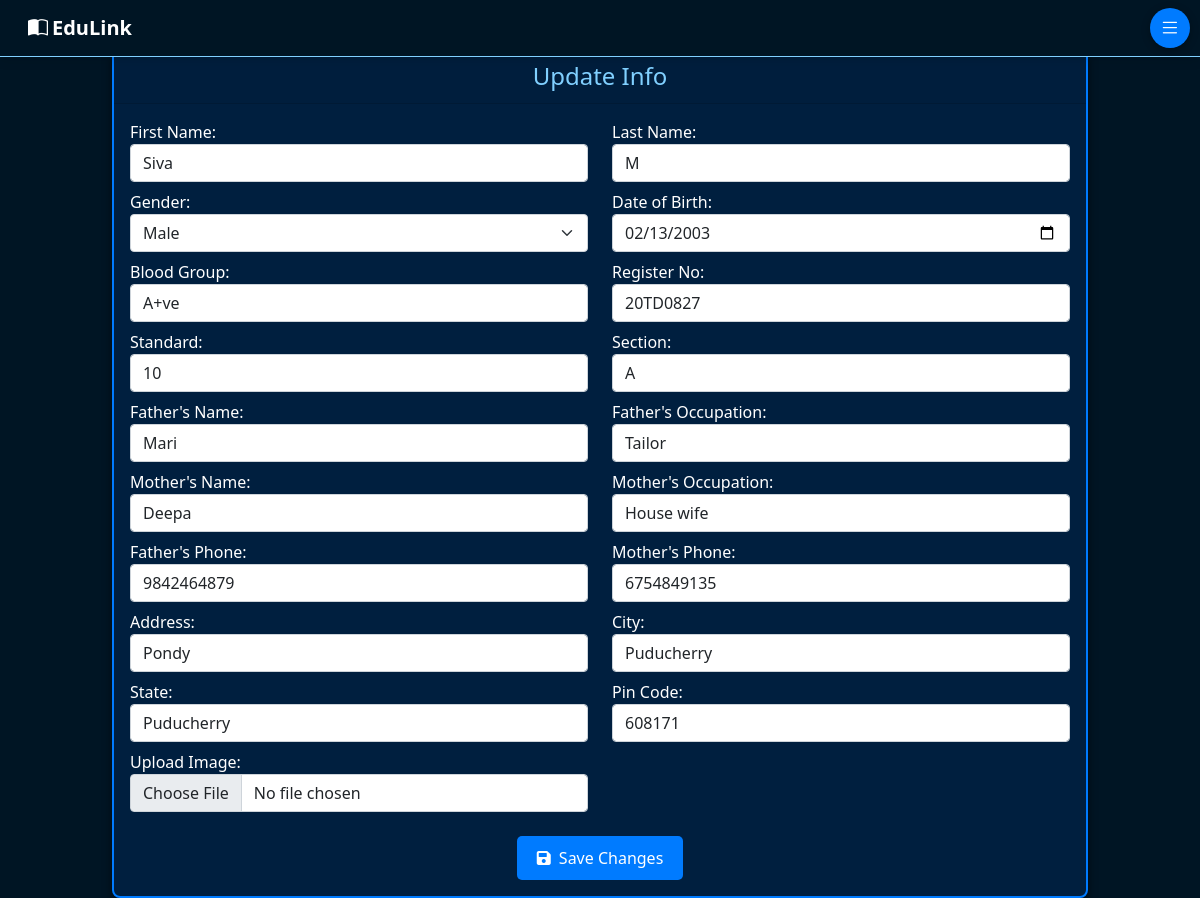
The app's page /student_update/3/ with its own data.
### Edulink/models.py (models this page shows, shortened)
class Student(models.Model):
    GENDER_CHOICES = [
        ('male', 'Male'),
        ('female', 'Female'),
    ]
    f_name = models.CharField(max_length=50)
    l_name = models.CharField(max_length=50)
    gender = models.CharField(max_length=6, choices=GENDER_CHOICES)
    blood_group = models.CharField(max_length=5)
    DoB = models.DateField()
    standard = models.IntegerField()
    section = models.CharField(max_length=1)
    father_name = models.CharField(max_length=50)
    father_occupation = models.CharField(max_length=15)
    mother_occupation = models.CharField(max_length=15)
    mother_name = models.CharField(max_length=50)
    mother_phone = models.CharField(max_length=12)
    register_no = models.CharField(max_length=10)
    father_phone = models.CharField(max_length=12)
    address = models.TextField()
    city = models.CharField(max_length=20)
    state = models.CharField(max_length=20)
    pin_code = models.CharField(max_length=6)
    image = models.ImageField(upload_to='student_images/',null=True, blank=True)

### Edulink/views.py (the view, shortened to what this page needs)
# urls.py: path('student_update/<int:id>/',views.student_update, name='student_update'),
def student_update(request,id):
    try:
        stud = Student.objects.get(id=id)
    except Staff.DoesNotExist:
        messages.error(request,'Student not found ')
    form = StudentProfileForm(instance=stud)
    return render(request,'student_update.html',{'stud':stud,'form':form})

### template/student_update.html (shortened to what this page needs)
{% extends 'index.html' %}
{% load static %}
{% block content %}
<div id="mainContent" class="main-content container-fluid mt-5">
    <div class="row d-flex justify-content-center mt-5">
        <div class="col-sm-12 col-md-10 ">
            <div class="card w-100">
                <div class="card-header d-flex justify-content-center mb-0">
                    <h4 class="py-1">Update Info</h4>
            </div>
                <div class="card-body">
                    <form method="post" enctype="multipart/form-data" action="{% url 'student_update' stud.id %}">
                        <div class="row mb-2">
                            <div class="col-md-6">
                                <label for="f_name">First Name:</label>
                                {{ form.f_name }}
                            </div>
                            <div class="col-md-6">
                                <label for="l_name">Last Name:</label>
                                {{ form.l_name }}
                            </div>
                        </div>
                        <div class="row mb-2">
                            <div class="col-md-6">
                                <label for="gender">Gender:</label>
                                {{ form.gender }}
                            </div>
                            <div class="col-md-6">
                                <label for="DoB">Date of Birth:</label>
                                {{ form.DoB }}
                            </div>
                        </div>
                        <div class="row mb-2">
                            <div class="col-md-6">
                                <label for="blood_group">Blood Group:</label>
                                {{ form.blood_group }}
                            </div>
                            <div class="col-md-6">
                                <label for="register_no">Register No:</label>
                                {{ form.register_no }}
                            </div>
                        </div>
                        <div class="row mb-2">
                            <div class="col-md-6">
                                <label for="standard">Standard:</label>
                                {{ form.standard }}
                            </div>
                            <div class="col-md-6">
                                <label for="section">Section:</label>
                                {{ form.section }}
                            </div>
                        </div>
                        <div class="row mb-2">
                            <div class="col-md-6">
                                <label for="father_name">Father's Name:</label>
                                {{ form.father_name }}
                            </div>
                            <div class="col-md-6">
                                <label for="father_occupation">Father's Occupation:</label>
                                {{ form.father_occupation }}
                            </div>
                        </div>
                        <div class="row mb-2">
                            <div class="col-md-6">
                                <label for="mother_name">Mother's Name:</label>
                                {{ form.mother_name }}
                            </div>
                            <div class="col-md-6">
                                <label for="mother_occupation">Mother's Occupation:</label>
                                {{ form.mother_occupation }}
                            </div>
                        </div>
                        <div class="row mb-2">
                            <div class="col-md-6">
                                <label for="father_phone">Father's Phone:</label>
                                {{ form.father_phone }}
                            </div>
                            <div class="col-md-6">
                                <label for="mother_phone">Mother's Phone:</label>
                                {{ form.mother_phone }}
                            </div>
                        </div>
                        <div class="row mb-2">
                            <div class="col-md-6">
                                <label for="address">Address:</label>
                                {{ form.address }}
                            </div>
                            <div class="col-md-6">
                                <label for="city">City:</label>
                                {{ form.city }}
                            </div>
                        </div>
                        <div class="row mb-2">
                            <div class="col-md-6">
                                <label for="state">State:</label>
                                {{ form.state }}
                            </div>
                            <div class="col-md-6">
                                <label for="pin_code">Pin Code:</label>
                                {{ form.pin_code }}
                            </div>
                        </div>
                        <div class="row mb-2">
                            <div class="col-md-6">
                                <label for="image">Upload Image:</label>
                                {{ form.image }}
                            </div>
                        </div>
                        <div class="save mt-4" style="text-align: center;">
                            <button type="submit">
                                <i class="fas fa-save me-1"></i> Save Changes
                            </button>
                        </div>
                    </form>
                </div>
            </div>
        </div>
    </div>
</div>
{% endblock content %}

### static/css/index.css (style rules this page uses)
.bd { background: linear-gradient(180deg, #001524, #001524, #001524, #001524); min-height: 100vh; overflow: auto; position: relative; color: white; }

### template/student_update.html (style rules this page uses)
.card { background-color: #001f3f; border: 2px solid #007BFF; border-radius: 8px; animation: glow 1.5s infinite alternate; box-shadow: 0px 4px 10px rgba(0, 0, 0, 0.5); }
.card-header { text-align: center; margin-bottom: 20px; }
.card-header h4 { color: #80d0ff; margin: 0; }
button { background-color: #007BFF; color: white; padding: 10px 20px; border: none; border-radius: 5px; font-size: 16px; cursor: pointer; transition: background-color 0.3s; }

### records on screen
Student: f_name "Siva", l_name "M", gender "Male", DoB "02/13/2003", blood_group "A+ve", register_no "20TD0827", standard "10", section "A", father_name "Mari", father_occupation "Tailor", mother_name "Deepa", mother_occupation "House wife", father_phone "9842464879", mother_phone "6754849135", address "Pondy", city "Puducherry", state "Puducherry", pin_code "608171"
